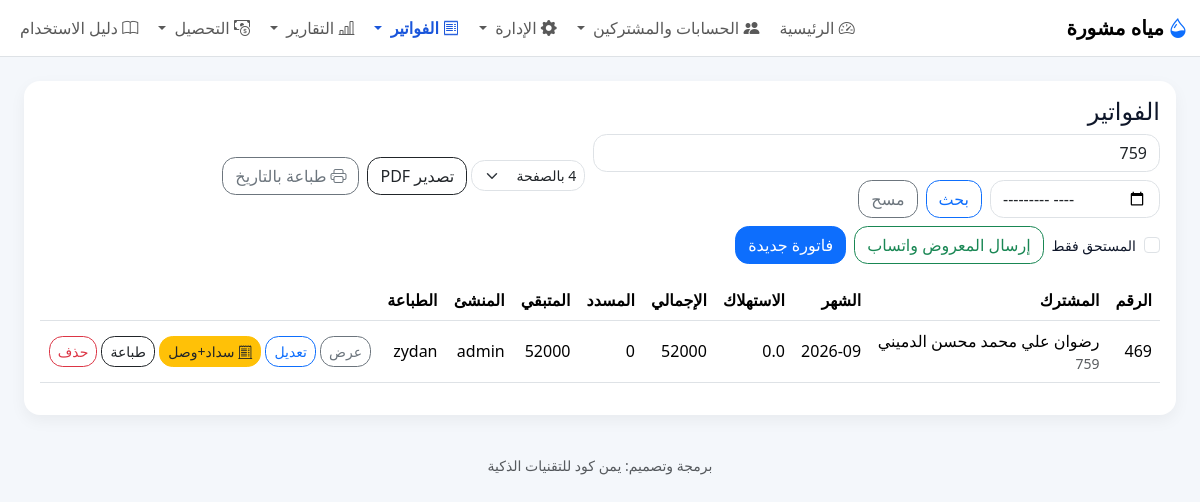
The page /invoices?q=759 (signed in) on the database its author committed.
### models.py (models this page shows)
class Base(DeclarativeBase):
    pass

class Settings(Base):
    __tablename__ = "settings"
    key: Mapped[str] = mapped_column(String, primary_key=True)
    value: Mapped[Optional[str]] = mapped_column(String, nullable=True)

class Invoice(Base):
    __tablename__ = "invoices"
    __table_args__ = (
        CheckConstraint("COALESCE(previous_reading, 0) >= 0", name="ck_invoice_previous_reading_nonnegative"),
        CheckConstraint("COALESCE(current_reading, 0) >= 0", name="ck_invoice_current_reading_nonnegative"),
        CheckConstraint("COALESCE(consumption, 0) >= 0", name="ck_invoice_consumption_nonnegative"),
        CheckConstraint("COALESCE(unit_price, 0) >= 0", name="ck_invoice_unit_price_nonnegative"),
        CheckConstraint("COALESCE(consumption_amount, 0) >= 0", name="ck_invoice_consumption_amount_nonnegative"),
        CheckConstraint("COALESCE(subscription_fee, 0) >= 0", name="ck_invoice_subscription_fee_nonnegative"),
        CheckConstraint("COALESCE(other_charges, 0) >= 0", name="ck_invoice_other_charges_nonnegative"),
        CheckConstraint("COALESCE(opening_balance, 0) >= 0", name="ck_invoice_opening_balance_nonnegative"),
        CheckConstraint("COALESCE(total_amount, 0) >= 0", name="ck_invoice_total_amount_nonnegative"),
        CheckConstraint("COALESCE(paid_amount, 0) >= 0", name="ck_invoice_paid_amount_nonnegative"),
        CheckConstraint("COALESCE(remaining_amount, 0) >= 0", name="ck_invoice_remaining_amount_nonnegative"),
        CheckConstraint("COALESCE(credit_amount, 0) >= 0", name="ck_invoice_credit_amount_nonnegative"),
    )
    id: Mapped[int] = mapped_column(Integer, primary_key=True)
    invoice_no: Mapped[int] = mapped_column(Integer, unique=True, nullable=False)
    subscriber_id: Mapped[Optional[int]] = mapped_column(ForeignKey("subscribers.id"))
    invoice_date: Mapped[Optional[str]] = mapped_column(String, nullable=True)
    month_label: Mapped[Optional[str]] = mapped_column(String, nullable=True)
    previous_reading: Mapped[Optional[float]] = mapped_column(Float, nullable=True)
    current_reading: Mapped[Optional[float]] = mapped_column(Float, nullable=True)
    previous_reading_date: Mapped[Optional[str]] = mapped_column(String, nullable=True)
    current_reading_date: Mapped[Optional[str]] = mapped_column(String, nullable=True)
    consumption: Mapped[Optional[float]] = mapped_column(Float, nullable=True)
    unit_price: Mapped[Optional[float]] = mapped_column(Float, nullable=True)
    consumption_amount: Mapped[Optional[float]] = mapped_column(Float, nullable=True)
    subscription_fee: Mapped[Optional[float]] = mapped_column(Float, nullable=True)
    other_charges: Mapped[Optional[float]] = mapped_column(Float, nullable=True)
    opening_balance: Mapped[Optional[float]] = mapped_column(Float, nullable=True)
    total_amount: Mapped[Optional[float]] = mapped_column(Float, nullable=True)
    credit_amount: Mapped[Optional[float]] = mapped_column(Float, nullable=True)
    paid_amount: Mapped[Optional[float]] = mapped_column(Float, nullable=True)
    remaining_amount: Mapped[Optional[float]] = mapped_column(Float, nullable=True)
    notes: Mapped[Optional[str]] = mapped_column(Text, nullable=True)
    created_by: Mapped[Optional[int]] = mapped_column(Integer, nullable=True)
    printed_by: Mapped[Optional[int]] = mapped_column(Integer, nullable=True)
    printed_at: Mapped[Optional[str]] = mapped_column(String, nullable=True)
    sent_by: Mapped[Optional[int]] = mapped_column(Integer, nullable=True)
    sent_at: Mapped[Optional[str]] = mapped_column(String, nullable=True)
    sent_count: Mapped[Optional[int]] = mapped_column(Integer, nullable=True, default=0)
    last_sent_channel: Mapped[Optional[str]] = mapped_column(String, nullable=True)
    journal_entry_id: Mapped[Optional[int]] = mapped_column(Integer, nullable=True)
    previous_arrears: Mapped[Optional[float]] = mapped_column(Float, nullable=True, default=0.0)
    created_at: Mapped[Optional[str]] = mapped_column(String, nullable=True)
    updated_at: Mapped[Optional[str]] = mapped_column(String, nullable=True)
    subscriber: Mapped[Optional[Subscriber]] = relationship(back_populates="invoices")
    payments: Mapped[list["Payment"]] = relationship(back_populates="invoice")

class Subscriber(Base):
    __tablename__ = "subscribers"
    id: Mapped[int] = mapped_column(Integer, primary_key=True)
    account_number: Mapped[str] = mapped_column(String, unique=True, nullable=False)
    name: Mapped[str] = mapped_column(String, nullable=False)
    meter_number: Mapped[Optional[str]] = mapped_column(String, nullable=True)
    phone: Mapped[Optional[str]] = mapped_column(String, nullable=True)
    village: Mapped[Optional[str]] = mapped_column(String, nullable=True)
    address: Mapped[Optional[str]] = mapped_column(String, nullable=True)
    default_unit_price: Mapped[Optional[str]] = mapped_column(String, nullable=True)
    default_subscription_fee: Mapped[Optional[str]] = mapped_column(String, nullable=True)
    last_reading: Mapped[Optional[float]] = mapped_column(Float, nullable=True)
    last_due_amount: Mapped[Optional[float]] = mapped_column(Float, nullable=True)
    last_paid_amount: Mapped[Optional[float]] = mapped_column(Float, nullable=True)
    active: Mapped[int] = mapped_column(Integer, nullable=False, default=1)
    notes: Mapped[Optional[str]] = mapped_column(Text, nullable=True)
    created_at: Mapped[Optional[str]] = mapped_column(String, nullable=True)
    updated_at: Mapped[Optional[str]] = mapped_column(String, nullable=True)
    invoices: Mapped[list["Invoice"]] = relationship(back_populates="subscriber")

class User(Base):
    __tablename__ = "users"
    id: Mapped[int] = mapped_column(Integer, primary_key=True)
    username: Mapped[str] = mapped_column(String, unique=True, nullable=False)
    password_hash: Mapped[str] = mapped_column(String, nullable=False)
    role: Mapped[str] = mapped_column(String, nullable=False, default="Collector")
    wallet_id: Mapped[Optional[int]] = mapped_column(Integer, nullable=True)
    active: Mapped[int] = mapped_column(Integer, nullable=False, default=1)
    created_at: Mapped[str] = mapped_column(String, nullable=False, default=lambda: datetime.now().isoformat())
    updated_at: Mapped[Optional[str]] = mapped_column(String, nullable=True)

### app.py (the view)
    @app.route("/invoices")
    @login_required
    @role_required(["admin", "staff", "collector"])
    def invoices():
        q = request.args.get("q", "").strip()
        month = request.args.get("month", "").strip()
        db = get_db()
        user_role = (g.user["role"] or "").lower()
        sql = """
            SELECT i.*, s.name subscriber_name, s.account_number, s.phone,
                   uc.username AS created_by_name,
                   up.username AS printed_by_name,
                   us.username AS sent_by_name
            FROM invoices i
            JOIN subscribers s ON s.id = i.subscriber_id
            LEFT JOIN users uc ON uc.id = i.created_by
            LEFT JOIN users up ON up.id = i.printed_by
            LEFT JOIN users us ON us.id = i.sent_by
        """
        params = []
        filters = []
        if user_role == "collector":
            filters.append("i.created_by = ?")
            params.append(g.user["id"])
        if q:
            filters.append("(i.invoice_no LIKE ? OR s.name LIKE ? OR s.account_number LIKE ?)")
            like = f"%{q}%"
            params.extend([like, like, like])
        if month:
            filters.append("substr(coalesce(i.month_label, i.invoice_date), 1, 7) = ?")
            params.append(month)
        if filters:
            sql += " WHERE " + " AND ".join(filters)
        sql += " ORDER BY i.id DESC"
        rows = db.execute(sql, params).fetchall()
        return render_template("invoices_list.html", invoices=rows, q=q, month=month, user_role=user_role)

### templates/invoices_list.html (shortened to what this page needs)
{% extends "base.html" %}
{% block content %}
<div class="container-fluid">
  <div class="card p-3">
    <div class="d-flex flex-wrap gap-2 justify-content-between align-items-center mb-3">
      <h4 class="mb-0 page-title">الفواتير</h4>
      <div class="d-flex flex-wrap gap-2 align-items-center">
        <form class="d-flex gap-2 flex-wrap" method="get">
          <input class="form-control" name="q" value="{{ q }}" placeholder="بحث بالرقم أو الاسم">
          <input class="form-control" type="month" name="month" value="{{ month or '' }}" style="max-width:170px;">
          <button class="btn btn-outline-primary">بحث</button>
          {% if q or month %}<a class="btn btn-outline-secondary" href="{{ url_for('invoices') }}">مسح</a>{% endif %}
        </form>
        <div class="d-inline-flex align-items-center gap-1">
          <select id="per-page" class="form-select form-select-sm" style="width:auto;" title="عدد الفواتير في صفحة A4">
            {% for n in [1, 2, 3, 4, 6, 8, 9, 12] %}
            <option value="{{ n }}" {% if n == 4 %}selected{% endif %}>{{ n }} بالصفحة</option>
            {% endfor %}
          </select>
          <a class="btn btn-outline-dark" id="export-link" href="{{ url_for('export_invoices', q=q, per_page=2) }}" target="_blank">تصدير PDF</a>
        </div>
        <a class="btn btn-outline-secondary" href="{{ url_for('invoices_print_by_date') }}">
          <i class="bi bi-printer me-1"></i>طباعة بالتاريخ
        </a>
        <form method="post" action="{{ url_for('invoices_send_all_whatsapp') }}" class="d-inline d-flex gap-2 align-items-center">
          <div class="form-check mb-0">
            <input class="form-check-input" type="checkbox" value="1" name="only_remaining" id="only_remaining">
            <label class="form-check-label small" for="only_remaining">المستحق فقط</label>
          </div>
          <button class="btn btn-outline-success">إرسال المعروض واتساب</button>
        </form>
        {% if user_role != "collector" or is_admin or is_staff %}<a class="btn btn-primary" href="{{ url_for('invoice_new') }}">فاتورة جديدة</a>{% endif %}
      </div>
    </div>
    <div class="table-responsive">
      <table class="table table-hover align-middle">
        <thead>
          <tr>
            <th>الرقم</th><th>المشترك</th><th>الشهر</th><th>الاستهلاك</th><th>الإجمالي</th><th>المسدد</th><th>المتبقي</th><th>المنشئ</th><th>الطباعة</th><th></th>
          </tr>
        </thead>
        <tbody>
        {% for i in invoices %}
          <tr>
            <td>{{ i.invoice_no }}</td>
            <td>{{ i.subscriber_name }}<div class="small text-muted">{{ i.account_number }}</div></td>
            <td>{{ i.month_label }}</td>
            <td>{{ i.consumption }}</td>
            <td>{{ "%.0f"|format(i.total_amount) }}</td>
            <td>{{ "%.0f"|format(i.paid_amount) }}</td>
            <td>{{ "%.0f"|format(i.remaining_amount) }}</td>
            <td>{{ i.created_by_name or '-' }}</td>
            <td>{{ i.printed_by_name or '-' }}</td>
            <td class="text-nowrap">
              <a class="btn btn-sm btn-outline-secondary" href="{{ url_for('invoice_detail', invoice_id=i.id) }}">عرض</a>
              {% if user_role != "collector" %}<a class="btn btn-sm btn-outline-primary" href="{{ url_for('invoice_edit', invoice_id=i.id) }}">تعديل</a>{% endif %}
              {% if i.remaining_amount > 0 %}
              <a class="btn btn-sm btn-warning text-dark" href="{{ url_for('thermal_pay', invoice_id=i.id) }}">
                <i class="bi bi-receipt-cutoff"></i> سداد+وصل
              </a>
              {% endif %}
              <a class="btn btn-sm btn-outline-dark" href="{{ url_for('invoice_print', invoice_id=i.id) }}" target="_blank">طباعة</a>
              {% if user_role == "admin" %}<form method="post" action="{{ url_for('invoice_delete', invoice_id=i.id) }}" class="d-inline" onsubmit="return confirm('حذف الفاتورة؟')">
                <button class="btn btn-sm btn-outline-danger">حذف</button>
              </form>{% endif %}
            </td>
          </tr>
        {% else %}
          <tr><td colspan="10" class="text-center muted py-4">لا توجد فواتير</td></tr>
        {% endfor %}
        </tbody>
      </table>
    </div>
  </div>
</div>
{% endblock %}

### templates/base.html (shortened to what this page needs)
<!doctype html>
<html lang="ar" dir="rtl" class="notranslate" translate="no" data-theme="{{ setting('ui_theme', 'light') }}">
<head>
  <link href="https://cdn.jsdelivr.net/npm/bootstrap@5.3.3/dist/css/bootstrap.rtl.min.css" rel="stylesheet">
  <link href="https://cdn.jsdelivr.net/npm/bootstrap-icons@1.11.3/font/bootstrap-icons.min.css" rel="stylesheet">
  <link rel="stylesheet" href="{{ url_for('static', filename='css/style.css') }}">
</head>
<body>
  <nav class="navbar navbar-expand-lg bg-white border-bottom sticky-top">
    <div class="container-fluid">
      <a class="navbar-brand" href="{{ url_for('index') }}">
        <i class="bi bi-droplet-half text-primary me-1"></i>{{ setting('project_name', app_name) }}
      </a>
      <div class="collapse navbar-collapse" id="nav">
        <ul class="navbar-nav ms-auto gap-1">
          {% if current_user %}
          <li class="nav-item"><a class="nav-link {% if request.endpoint=='index' %}active{% endif %}" href="{{ url_for('index') }}"><i class="bi bi-speedometer2"></i> الرئيسية</a></li>
          <li class="nav-item dropdown">
              <a class="nav-link dropdown-toggle "
                href="#"
                data-bs-toggle="dropdown">
                  <i class="bi bi-people-fill"></i> الحسابات والمشتركين
              </a>
          </li>
        {% if current_user %}
<li class="nav-item dropdown">
    <a class="nav-link dropdown-toggle {% if request.endpoint in ['employee_portal','staff_monitor','import_data','settings'] %}active{% endif %}"
       href="#"
       data-bs-toggle="dropdown">
        <i class="bi bi-gear-fill"></i> الإدارة
    </a>
</li>
{% endif %}
         <li class="nav-item dropdown">
            <a class="nav-link dropdown-toggle {% if request.endpoint in ['invoices', 'invoice_new', 'invoice_detail', 'invoice_edit', 'invoice_print', 'invoices_print_by_date', 'invoices_bulk_readings', 'invoices_bulk_create'] %}active{% endif %}" href="#" data-bs-toggle="dropdown">
              <i class="bi bi-receipt"></i> الفواتير
            </a>
          </li>
          <li class="nav-item dropdown">
          <a class="nav-link dropdown-toggle {% if request.endpoint in ['customer_statement','reports','accounting_reports','arrears_report','collector_daily_report'] %}active{% endif %}" href="#" data-bs-toggle="dropdown">
          <i class="bi bi-bar-chart-line"></i> التقارير
          </a>
          </li>
            <li class="nav-item dropdown">
            <a class="nav-link dropdown-toggle {% if request.endpoint in ['arrears_report','collector_daily_report','collection_trip'] %}active{% endif %}"
               href="#" data-bs-toggle="dropdown">
              <i class="bi bi-cash-coin"></i> التحصيل
            </a>
          </li>
          <li class="nav-item">
            <a class="nav-link {% if request.endpoint=='user_manual' %}active{% endif %}"
               href="{{ url_for('user_manual') }}">
              <i class="bi bi-book"></i> دليل الاستخدام
            </a>
          </li>
         {% endif %}
        </ul>
      </div>
    </div>
  </nav>
  <main class="container-fluid py-3 py-lg-4">
    {% block content %}{% endblock %}
  </main>
  <footer class="container-fluid py-3 text-center small text-muted">
    برمجة وتصميم: يمن كود للتقنيات الذكية
  </footer>
</body>
</html>

### rows shown on the page
Settings: value "مياه مشورة"
Invoice: invoice_no "469", subscriber_name "رضوان علي محمد محسن الدميني", account_number "759", month_label "2026-09", consumption "0.0", total_amount "52000", paid_amount "0", remaining_amount "52000", username "admin", username "zydan"

### other values the page prints
form field value "4 بالصفحة"
